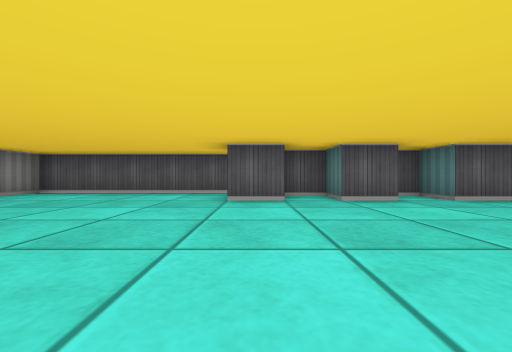
view 1 (above)

16 first-person views from a walk through a cub3D maze. The camera is about half as high as the walls, looks level and sees 90° across. The floor is counted in squares. Each view is taken from the middle of a square. On the plan, view 1 faces up. The plan holds only what a view shows up to about 9 squares ahead; the rest is blank.

view 2
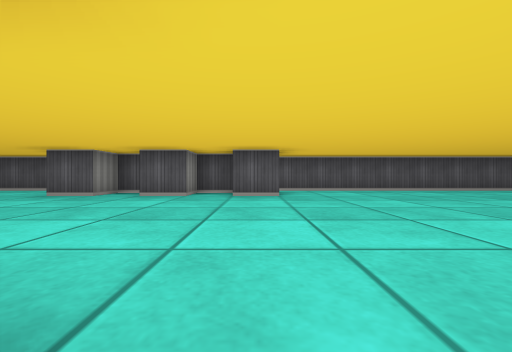

view 3
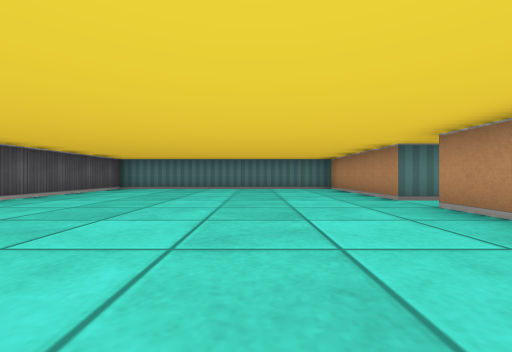

view 4
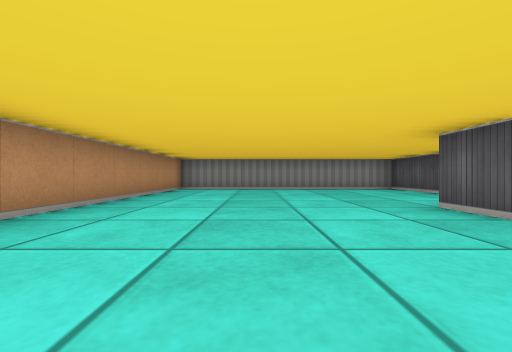

view 5
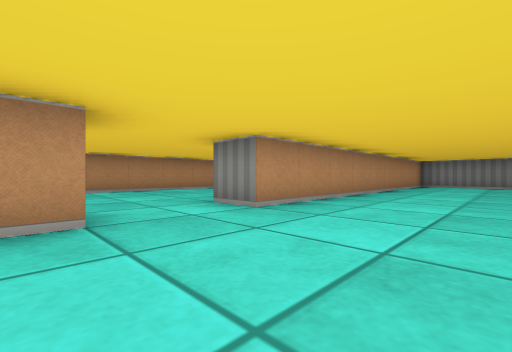

view 6
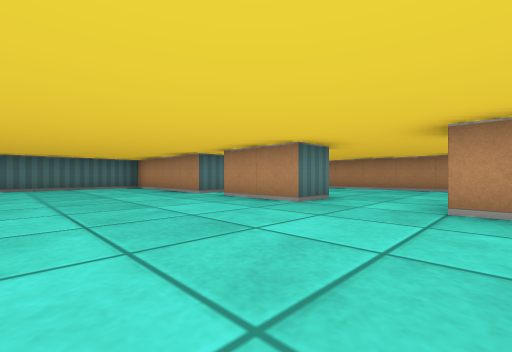

view 7
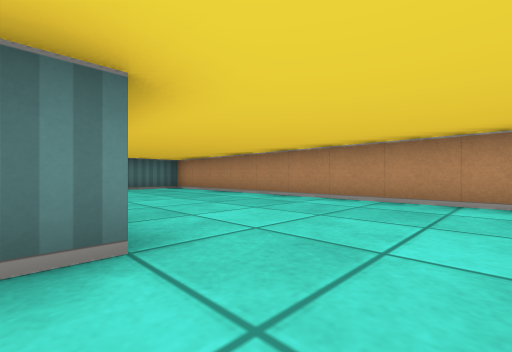

view 8
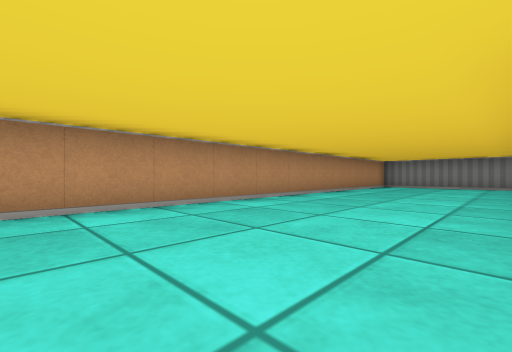

view 9
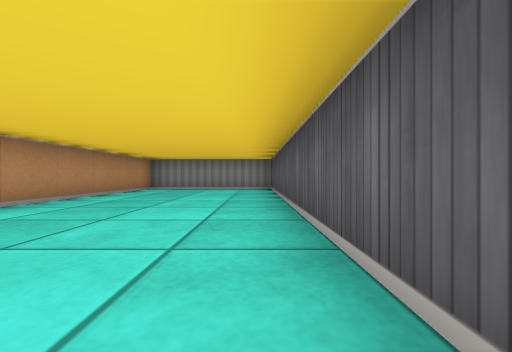

view 10
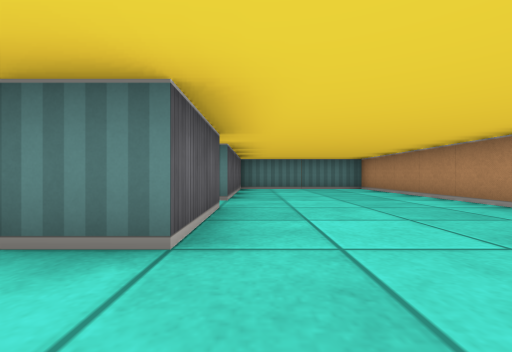

view 11
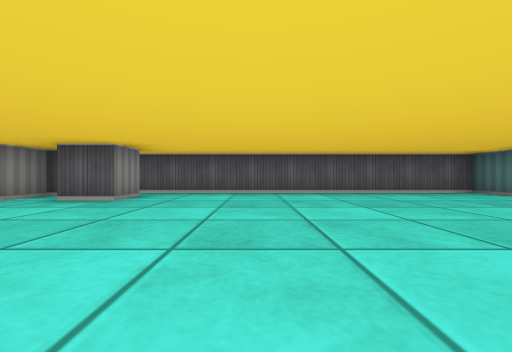

view 12
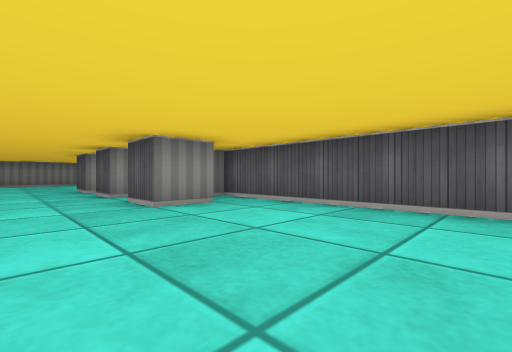

view 13
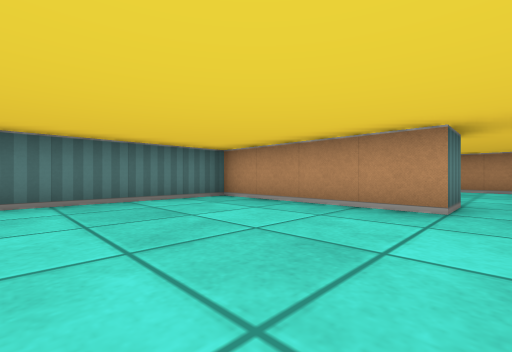

view 14
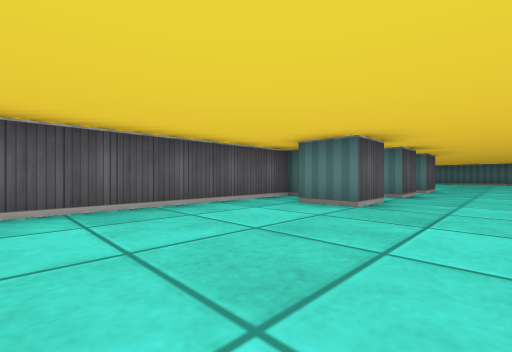

view 15
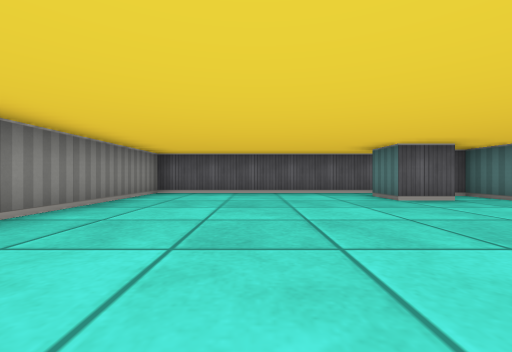

view 16
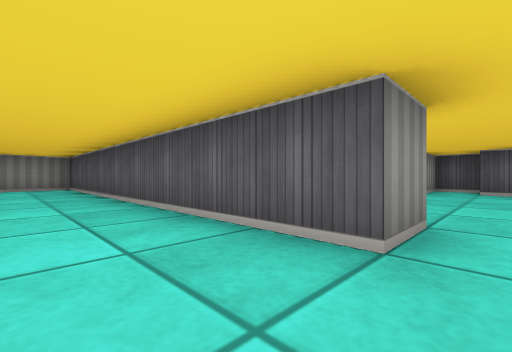

### Floor plan
Points are (right, up) in squares from view 1. A wall is a line through its corners. A room is listed if a view was taken in it or the views show most of it. See-through windows are left out.
Room 1 (views 1, 2, 3, 4, 5, 6, 7, 11, 12, 13, 14, 15)
walls: (2.5, 4.5) (1.5, 4.5); (3.5, 5.5) (2.5, 5.5); (4.5, 5.6) (4.5, 4.5) (3.5, 4.5); (1.5, 5.5) (0.5, 5.5); (0.5, 4.5) (-0.5, 4.5) (-0.5, 5.5); (5.5, -1.5) (5.5, -0.5) (7.5, -0.5); (0.5, 6.5) (-5.5, 6.5) (-5.5, -0.5) (3.5, -0.5) (3.5, -1.5); (8.5, -1.5) (8.5, -0.5) (12.5, -0.5) (12.5, 6.5) (3.5, 6.5)
ways out: opening at (4.5, -1) to room 2; opening at (8, -1) to room 2
Room 2 (views 8, 9, 10, 16)
walls: (3.5, -1.5) (-5.5, -1.5) (-5.5, -5.5) (12.5, -5.5) (12.5, -1.5); (7.5, -1.5) (5.5, -1.5); (12.1, -1.5) (8.5, -1.5)
ways out: opening at (4.5, -1) to room 1; opening at (8, -1) to room 1

Where each view was taken, in squares from view 1:
view 1: 0 up, 0 right, facing up
view 2: 1 down, 4 right, facing up
view 3: 2 up, 4 right, facing right
view 4: 2 up, 3 right, facing left
view 5: 2 up, 6 right, facing down-left
view 6: 3 up, 3 right, facing down-right
view 7: 1 down, 4 right, facing down-right
view 8: 2 down, 5 right, facing down-left
view 9: 2 down, 3 right, facing left
view 10: 2 down, 4 right, facing right
view 11: 0 up, 7 right, facing up
view 12: 3 up, 8 right, facing up-left
view 13: 3 up, 8 right, facing down-right
view 14: 3 up, 4 left, facing up-right
view 15: 0 up, 3 left, facing up
view 16: 3 down, 4 right, facing up-left
